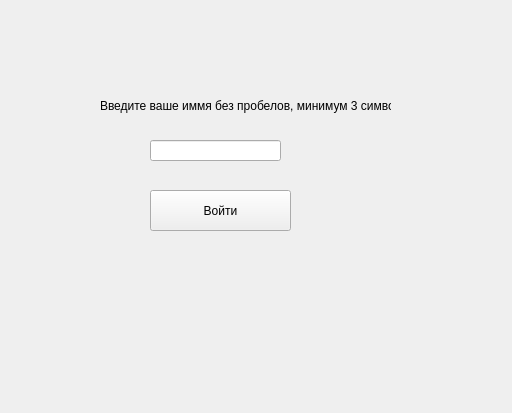
<?xml version="1.0" encoding="UTF-8"?>
<ui version="4.0">
 <class>UserNameForm</class>
 <widget class="QWidget" name="UserNameForm">
  <property name="windowModality">
   <enum>Qt::ApplicationModal</enum>
  </property>
  <property name="geometry">
   <rect>
    <x>0</x>
    <y>0</y>
    <width>512</width>
    <height>413</height>
   </rect>
  </property>
  <property name="windowTitle">
   <string>Form</string>
  </property>
  <widget class="QLineEdit" name="lineEditName">
   <property name="geometry">
    <rect>
     <x>150</x>
     <y>140</y>
     <width>131</width>
     <height>21</height>
    </rect>
   </property>
  </widget>
  <widget class="QPushButton" name="pushButtonContinue">
   <property name="geometry">
    <rect>
     <x>150</x>
     <y>190</y>
     <width>141</width>
     <height>41</height>
    </rect>
   </property>
   <property name="text">
    <string>Войти</string>
   </property>
  </widget>
  <widget class="QLabel" name="label">
   <property name="geometry">
    <rect>
     <x>100</x>
     <y>90</y>
     <width>291</width>
     <height>31</height>
    </rect>
   </property>
   <property name="text">
    <string>Введите ваше иммя без пробелов, минимум 3 символа</string>
   </property>
  </widget>
 </widget>
 <resources/>
 <connections/>
</ui>
